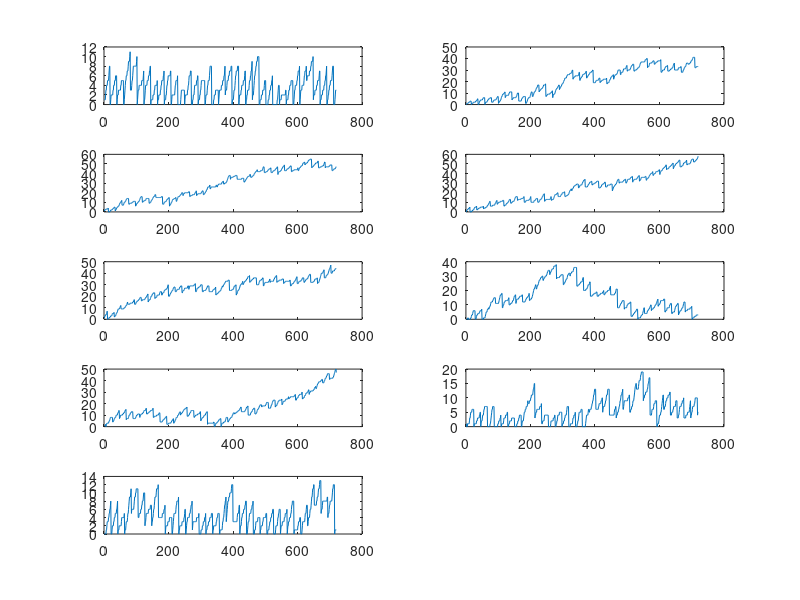

Reproduce this figure in MATLAB.
clc
clear
rng(14)

% Initialize parameters
%1.1000000000000000000000000000000000000


% Time between stops
t_stops = [2 4 7 8 10 13 15 17 20]; % Use real data t = mins

% ith element represents the time
% distance between the ith and ith+1
% stop
num_stops = length(t_stops);



%% 1.20000000000000000000000000000000000000000000000
% figure out distribution later on

passenger_queue = cell(1,num_stops);
% Length = Numbers of passengers going to different stops

% Numbers dictate how many stops from starting point
% [BBDCCBCD] in screenshot

%% 1.300000000000000000000000000000000000000000000
% Initialize Bus position
% To be edited

bus_location = [0]; % Numbers are distance from first stop
num_bus = length(bus_location);


%% 1.400000000000000000000000000000000000000000000
% Initialize Sequence of passengers on busses

bus_passenger = {};
bus_size = 30;

bus_passenger = cell(1,num_bus);


% Each row represents a bus, bus has 10 seats
% Numbers in matrix will be changing in for 1.4

%bus_passenger(1,1:length(passenger_queue_a)) = [passenger_queue_a]
% Same as 1.2



%bus(1,:) == 0

%% 1.5

% Passenger to bus loop

data = cell(num_bus + num_stops + 1, 2);
data{1,1} = "Time";
for bus_graph = 1:num_bus
    data{1+bus_graph,1} = "Bus " + bus_graph;
end

for stop_graph = 1:num_stops
    data{1+bus_graph+stop_graph,1} = "Stop " + stop_graph;
end



% For graphing info, refer to version 12

% Loop
for t = 1:720
    
    
    %Update bus location
    bus_location(1,1) = bus_location(1,1) - 1;
    
    
    % bus_loop_true_false, loops if bus location == sum of t_stops
    bus_loop_true_false = bus_location(1,:) == t_stops(end)+1;
    k = find(bus_loop_true_false);
    % k is arbritrary constant
    bus_location(k) = 0;

    bus_loop_true_false = bus_location(1,:) == -1;
    k = find(bus_loop_true_false);
    bus_location(k) = t_stops(end);

    
    
    
    for stop_passenger_generation = 1:num_stops
        TruFals = randi(3);
        
        if TruFals == 1
            passenger_queue{stop_passenger_generation}(end+1) = rem(round(normrnd(5,3))+ stop_passenger_generation,10);
            
            while passenger_queue{stop_passenger_generation}(end) < 1 
                passenger_queue{stop_passenger_generation}(end) = 1;
            end
            
            while passenger_queue{stop_passenger_generation}(end) > num_stops
                passenger_queue{stop_passenger_geneartion}(end) = num_stops;
            end
            
        end
        
    end
    
%%%%%%%%%%%%%%%%%

    
    
    
    
    % when busses arrive to stops
    for bus = 1:num_bus
        
       %Checks one by one bus is at which stop
       for stop = 1:num_stops
          if bus_location(bus) == t_stops(stop)
              
              fprintf("bus %i arrived at stop %i at time %i \n", bus, stop, t);
              %^ Print string to see if code is working
              
              
              % Passengers leave bus
                for j = stop
                    % Finds passengers that get off at stop (index of passenger)
                    arrived_passengers = find(bus_passenger{bus} == j);
                    if isempty(arrived_passengers) == 0
                        bus_passenger{bus}(arrived_passengers) = []; 
                    end
                end
                
                empty_seats = bus_size - length(bus_passenger{bus});
                % Passengers go on bus
                if empty_seats > length(passenger_queue{stop})
                    bus_passenger{bus} = [bus_passenger{bus},passenger_queue{stop}];
                    passenger_queue{stop} = [];
                else
                    % Only people who are first in queue that can fill bus
                    % will get on
                    bus_passenger{bus} = [bus_passenger{bus},passenger_queue{stop}(1:empty_seats)];
                    passenger_queue{stop}(1:empty_seats) = [];
                    
                    
                end
          end
       end           
    end
    
    data{1,2}(end+1) = t;
    for bus_graph = 1:num_bus
        data{1+bus_graph,2}(end+1) = sum(length(find(bus_passenger{bus_graph})));;
    end

    for stop_graph = 1:num_stops
        data{1+bus_graph+stop_graph,2}(end+1) = sum(length(find(passenger_queue{stop_graph})));
    end    
    
   
    
    

end

%%

%% 1.6 
% Graphing
subplot(1,1,1)
    for graph = 2:1+num_bus
        hold on
        plot(data{1,2},data{graph,2});
        bus_data = trapz(data{1,2},data{graph,2});
        
    end
    hold off
    legend({'bus 1', 'bus 2'},'location','southeast')
    title('Bus passengers')

    

%%
for fig = 1:num_stops
    subplot(5,2,fig)

       plot(data{1,2},data{fig+2,2});
    

end




%% save
file = 'one_bus_ccw';
save('one_bus_ccw')

%% Notes
% 1 and -1 for direction
% 1 bus cw
% 1 bus ccw
% 2 bus both cw
% 2 bus both ccw
% 2 bus one cw one ccw
% 3 bus all ccw

% Separate graphs for stops
% Save data into .fig and .mat